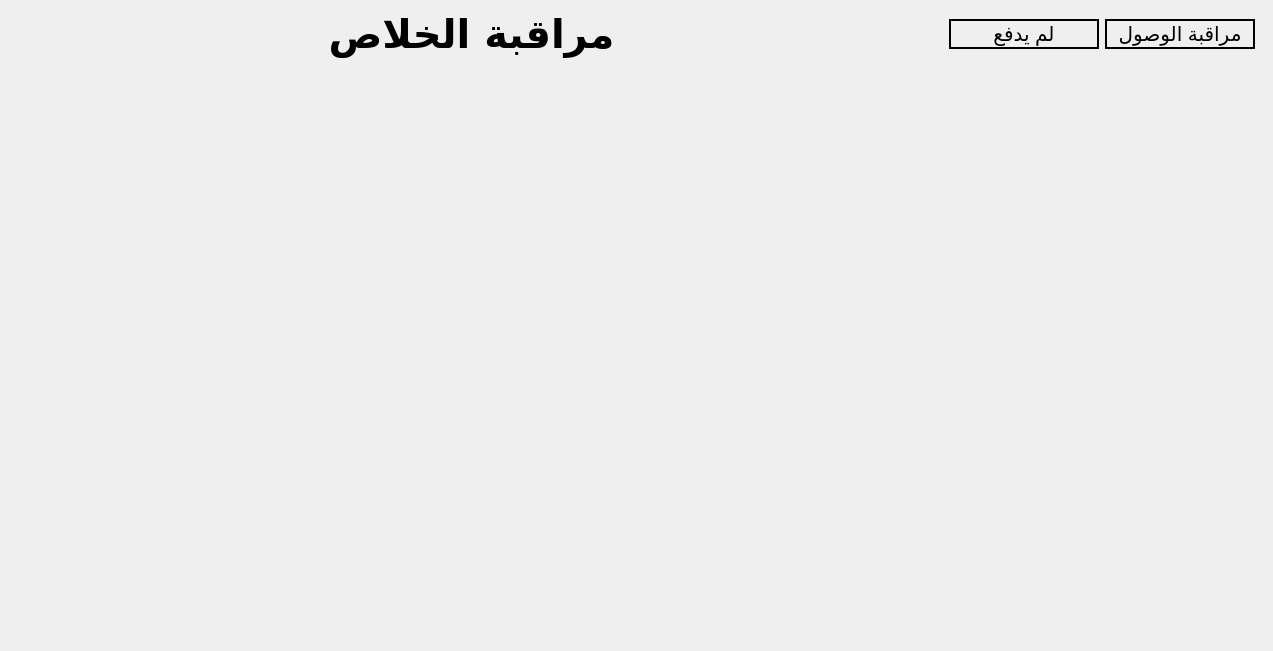
<?xml version="1.0" encoding="UTF-8"?>
<ui version="4.0">
 <class>Form</class>
 <widget class="QWidget" name="Form">
  <property name="geometry">
   <rect>
    <x>0</x>
    <y>0</y>
    <width>1273</width>
    <height>651</height>
   </rect>
  </property>
  <property name="windowTitle">
   <string>Form</string>
  </property>
  <layout class="QVBoxLayout" name="verticalLayout">
   <property name="spacing">
    <number>0</number>
   </property>
   <property name="leftMargin">
    <number>0</number>
   </property>
   <property name="topMargin">
    <number>0</number>
   </property>
   <property name="rightMargin">
    <number>0</number>
   </property>
   <property name="bottomMargin">
    <number>0</number>
   </property>
   <item>
    <widget class="QFrame" name="frame">
     <property name="frameShape">
      <enum>QFrame::NoFrame</enum>
     </property>
     <layout class="QHBoxLayout" name="horizontalLayout_2">
      <item>
       <widget class="QLabel" name="label">
        <property name="sizePolicy">
         <sizepolicy hsizetype="Expanding" vsizetype="Preferred">
          <horstretch>0</horstretch>
          <verstretch>0</verstretch>
         </sizepolicy>
        </property>
        <property name="minimumSize">
         <size>
          <width>0</width>
          <height>50</height>
         </size>
        </property>
        <property name="maximumSize">
         <size>
          <width>16777215</width>
          <height>50</height>
         </size>
        </property>
        <property name="font">
         <font>
          <family>MS Gothic</family>
          <pointsize>30</pointsize>
          <bold>true</bold>
         </font>
        </property>
        <property name="text">
         <string>مراقبة الخلاص</string>
        </property>
        <property name="alignment">
         <set>Qt::AlignCenter</set>
        </property>
       </widget>
      </item>
      <item>
       <widget class="QFrame" name="frame_3">
        <property name="frameShape">
         <enum>QFrame::NoFrame</enum>
        </property>
        <layout class="QHBoxLayout" name="horizontalLayout">
         <item>
          <widget class="QPushButton" name="view_not_payed">
           <property name="minimumSize">
            <size>
             <width>150</width>
             <height>30</height>
            </size>
           </property>
           <property name="font">
            <font>
             <pointsize>15</pointsize>
            </font>
           </property>
           <property name="styleSheet">
            <string notr="true">border: 2px solid black</string>
           </property>
           <property name="text">
            <string>لم يدفع</string>
           </property>
          </widget>
         </item>
         <item>
          <widget class="QPushButton" name="view_payment">
           <property name="minimumSize">
            <size>
             <width>150</width>
             <height>30</height>
            </size>
           </property>
           <property name="font">
            <font>
             <pointsize>15</pointsize>
            </font>
           </property>
           <property name="styleSheet">
            <string notr="true">border: 2px solid black</string>
           </property>
           <property name="text">
            <string>مراقبة الوصول</string>
           </property>
          </widget>
         </item>
        </layout>
       </widget>
      </item>
     </layout>
    </widget>
   </item>
   <item>
    <widget class="QStackedWidget" name="stackedWidget"/>
   </item>
  </layout>
 </widget>
 <resources/>
 <connections/>
</ui>
